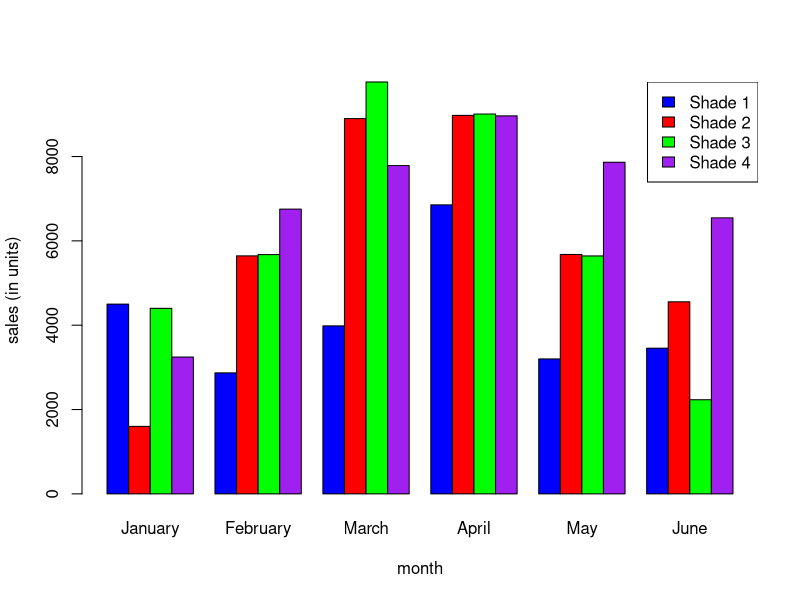

This chart was generated by the following R code:
setwd("C://Users//KIIT//Desktop//")
colors = c("blue","red","green","purple")
months <- c("January","February","March","April","May","June")
data <- c(4500,2870,3985,6855,3200,3456,1600,5645,8900,8976,5678,4555,4400,5675,9768,9008,5643,2233,3245,6754,7786,8965,7865,6547)
df <- matrix(data = data, nrow=4, ncol=6, byrow=TRUE)
png(file = "barchart.png")
barplot(df, names.arg = months, xlab = "month", ylab = "sales (in units)", col = colors, beside=TRUE)
legend("topright", c("Shade 1","Shade 2","Shade 3","Shade 4"), fill = colors)
dev.off()